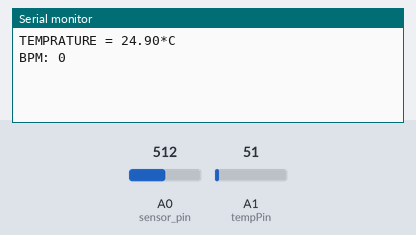
The sketch below on a simulated Arduino Uno, built with avr-gcc and run on an emulated ATmega328P. Shown: the last lines printed to the serial monitor. The test bench sets the inputs (shaded band); at power-on: A1 (tempPin) = 51, A0 (sensor_pin) = 512.

Above: at 1.2 s.
1.3 s: A1 (tempPin) set to 61
At 1.3 s:
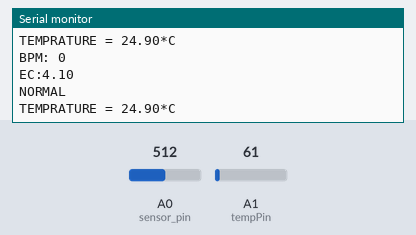
2.8 s: A0 (sensor_pin) set to 535
At 4.0 s:
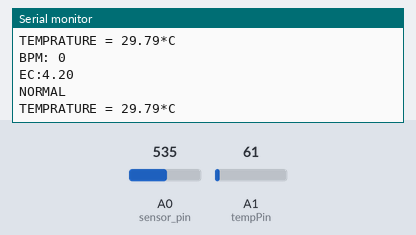
7.4 s: A1 (tempPin) set to 82
At 9.2 s:
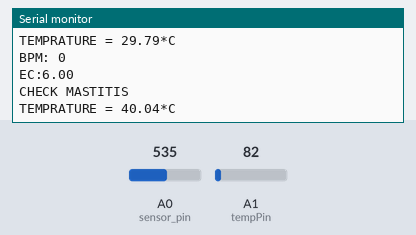
Timing chart, 0 to 10.7 s (numbered marks = the images above; inputs shaded):
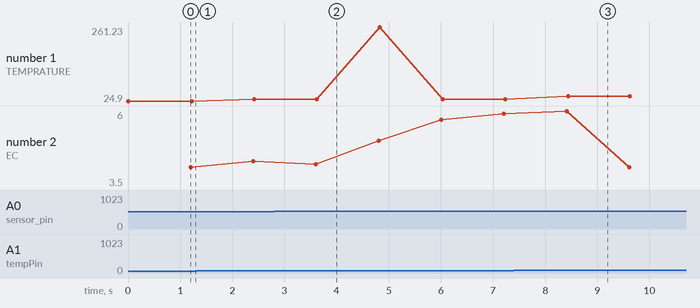

Measured:
- after the input at 7.4 s, the serial monitor: prints a new line after 1.0 s (image 3)
- plotted number 1: 24.9 → 29.79 after the input at 1.3 s, 29.79 → 40.04 after the input at 7.4 s

The sketch:

cattle.ino
```cpp
 #include <SoftwareSerial.h>

SoftwareSerial mySerial(9, 10);

float temp;
int tempPin = 1;
int sensor_pin = 0;

int led_pin = 13;

volatile int heart_rate;

volatile int analog_data;

volatile int time_between_beats = 600;

volatile boolean pulse_signal = false;

volatile int beat[10];         //heartbeat values will be sotred in this array

volatile int peak_value = 512;

volatile int trough_value = 512;

volatile int thresh = 525;

volatile int amplitude = 100;

volatile boolean first_heartpulse = true;

volatile boolean second_heartpulse = false;

volatile unsigned long samplecounter = 0;

volatile unsigned long lastBeatTime = 0;

void interruptSetup();

void SendMessage()
{
  mySerial.println("AT+CMGF=1");    //Sets the GSM Module in Text Mode
  delay(1000);  // Delay of 1000 milli seconds or 1 second
  mySerial.println("AT+CMGS=\"+918428566628\"\r"); // Replace x with mobile number
  delay(1000);
  mySerial.println("MASTITIS DETECTED");// The SMS text you want to send
  delay(100);
   mySerial.println((char)26);// ASCII code of CTRL+Z
  delay(1000);
}


 void RecieveMessage()
{
  mySerial.println("AT+CNMI=2,2,0,0,0"); // AT Command to receive a live SMS
  delay(1000);
 }
void setup()
{
Serial.begin(9600);
interruptSetup();
}
float ec[]={4.1,4.3,4.2,5,5.7,5.9,6,4.1,4.5,4.9,3.9,3.6,3.5,5.1,4.3,4.6,4.1,4,4,4,4.8,5};
int i;
float c;
void loop()
{
for(i=0;i<23;i++)
{
temp = analogRead(tempPin);
temp = temp * 0.48828125;
Serial.print("TEMPRATURE = ");
Serial.print(temp);
Serial.print("*C");
Serial.println();
delay(1000);
Serial.print("BPM: ");
Serial.println(heart_rate);
delay(200);
c=ec[i];
Serial.print("EC:");
Serial.println(c);
if((temp>38 && ec[i]>5.5)|| c>5.5)
{
Serial.println();
Serial.println("CHECK MASTITIS");
}
if((temp>38 && c<4) || c<4)
{
Serial.println();
Serial.println("READY TO INSEMINATE");
}
if((heart_rate>230 && temp>38)|| c==4)
{
Serial.println();
Serial.println("Calving in 6 Hours");
}
if(temp<38 && heart_rate<230 && c<5.5 && c>4)
{
Serial.println();
Serial.println("NORMAL");
}
else
Serial.println();
}
if (Serial.available()>0)
switch(Serial.read())
{
    case 's':
      SendMessage();
      break;
    case 'r':
      RecieveMessage();
      break;
  }
}
void interruptSetup()
{

  TCCR2A = 0x02;  // This will disable the PWM on pin 3 and 11

  OCR2A = 0X7C;   // This will set the top of count to 124 for the 500Hz sample rate

  TCCR2B = 0x06;  // DON'T FORCE COMPARE, 256 PRESCALER

  TIMSK2 = 0x02;  // This will enable interrupt on match between OCR2A and Timer

  sei();          // This will make sure that the global interrupts are enable

}
ISR(TIMER2_COMPA_vect)
{
  cli();
  analog_data = analogRead(sensor_pin);
  samplecounter += 2;
  int N = samplecounter - lastBeatTime;
  if(analog_data < thresh && N > (time_between_beats/5)*3)

    {

      if (analog_data < trough_value)

      {

        trough_value = analog_data;

      }

    }
if(analog_data > thresh && analog_data > peak_value)

    {

      peak_value = analog_data;

    }
if (N > 250)

  {

    if ( (analog_data > thresh) && (pulse_signal == false) && (N > (time_between_beats/5)*3) )

      {

        pulse_signal = true;

        digitalWrite(led_pin,HIGH);

        time_between_beats = samplecounter - lastBeatTime;

        lastBeatTime = samplecounter;


       if(second_heartpulse)

        {

          second_heartpulse = false;

          for(int i=0; i<=9; i++)

          {

            beat[i] = time_between_beats; //Filling the array with the heart beat values

          }

        }


        if(first_heartpulse)

        {

          first_heartpulse = false;

          second_heartpulse = true;

          sei();

          return;

        }


      word runningTotal = 0;


      for(int i=0; i<=8; i++)

        {

          beat[i] = beat[i+1];

          runningTotal += beat[i];

        }


      beat[9] = time_between_beats;

      runningTotal += beat[9];

      runningTotal /= 10;

      heart_rate = 60000/runningTotal;

    }

  }
if (analog_data < thresh && pulse_signal == true)

    {

      digitalWrite(led_pin,LOW);

      pulse_signal = false;

      amplitude = peak_value - trough_value;

      thresh = amplitude/2 + trough_value;

      peak_value = thresh;

      trough_value = thresh;

    }

if (N > 2500)

    {

      thresh = 512;

      peak_value = 512;

      trough_value = 512;

      lastBeatTime = samplecounter;

      first_heartpulse = true;

      second_heartpulse = false;

    }
sei();
}
```
